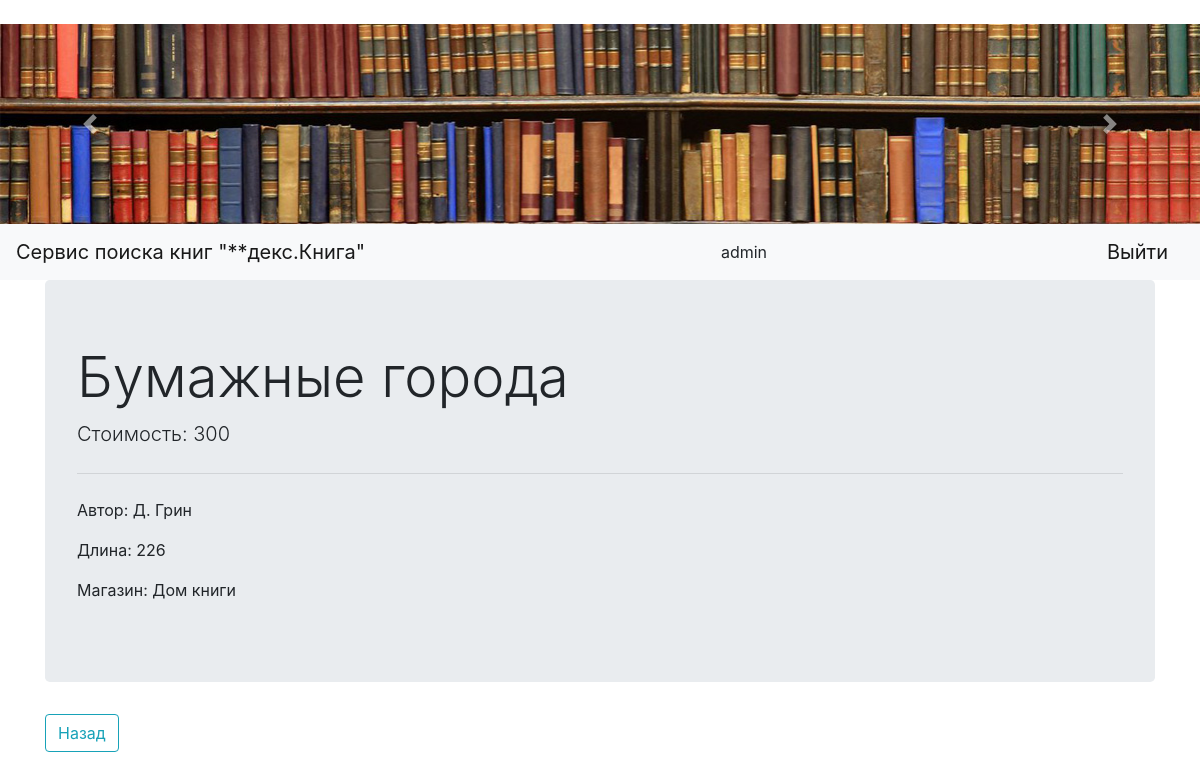
Page /book/4 (signed in) on the committed database.
### tables this page shows
CREATE TABLE books 
                            (book_id INTEGER PRIMARY KEY AUTOINCREMENT, 
                             model VARCHAR(20),
                             price INTEGER,
                             power INTEGER,
                             color VARCHAR(20),
                             dealer INTEGER
                        );

CREATE TABLE dealers 
                            (dealer_id INTEGER PRIMARY KEY AUTOINCREMENT, 
                             name VARCHAR(20),
                             address VARCHAR(128)
                        );

### index.py (the view)
@app.route('/book/<int:book_id>', methods=['GET'])
def book(book_id):
    if 'username' not in session:
        return redirect('/login')
    '''if session['username'] != 'admin':
        return redirect(url_for('index'))'''
    book = BooksModel(db.get_connection()).get(book_id)
    dealer = DealersModel(db.get_connection()).get(book[5])
    return render_template('book_info.html',
                           username=session['username'],
                           title='Просмотр книг',
                           book=book,
                           dealer=dealer[1])

### db.py (called while the page is built)
    def get_connection(self):
        return self.conn

### models.py (called while the page is built)
    def get(self, dealer_id):
        cursor = self.connection.cursor()
        cursor.execute("SELECT * FROM dealers WHERE dealer_id = ?", (str(dealer_id)))
        row = cursor.fetchone()
        return row

    def get(self, book_id):
        cursor = self.connection.cursor()
        cursor.execute("SELECT * FROM books WHERE book_id = ?", (str(book_id)))
        row = cursor.fetchone()
        return row

### templates/book_info.html
﻿{% extends "base.html" %}
{% block content %}
        <div class="jumbotron">
          <h1 class="display-4">{{ book[1] }}</h1>
          <p class="lead">Стоимость: {{ book[2] }}</p>
          <hr class="my-4">
          <p>Автор: {{ book[3] }}</p>
          <p>Длина: {{ book[4] }}</p>
            <p>Магазин: {{ dealer }}</p>
        </div>
        <a href="/index"> <button type="button" class="btn btn-outline-info">Назад</button></a>
{% endblock %}

### rows in the picture
books: model "Бумажные города", price "300", power "Д. Грин", color "226"
dealers: name "Дом книги"

### other values in the picture
{{ username }} "admin"
